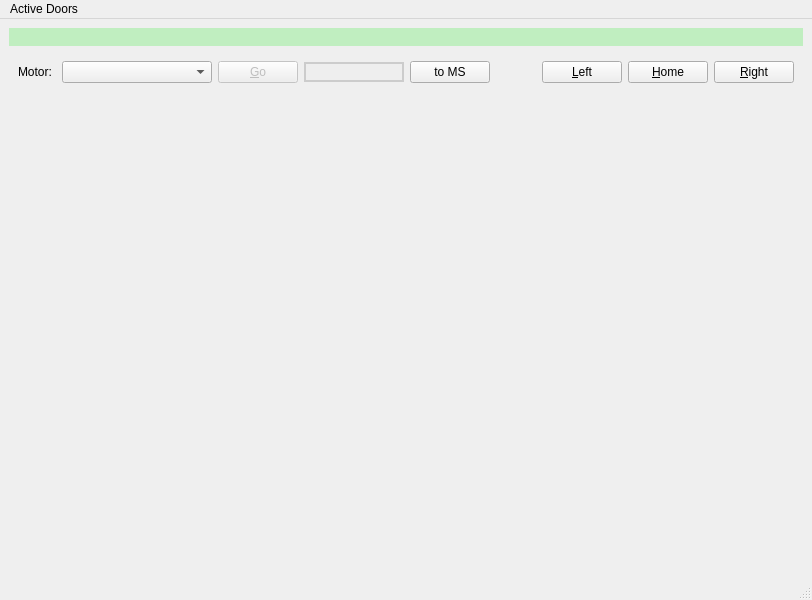
<?xml version="1.0" encoding="UTF-8"?>
<ui version="4.0">
 <class>MainWindow</class>
 <widget class="QMainWindow" name="MainWindow">
  <property name="geometry">
   <rect>
    <x>0</x>
    <y>0</y>
    <width>812</width>
    <height>600</height>
   </rect>
  </property>
  <property name="windowTitle">
   <string>ScanTracker</string>
  </property>
  <widget class="QWidget" name="centralwidget">
   <layout class="QGridLayout" name="gridLayout" rowstretch="0,0,50">
    <item row="1" column="0">
     <widget class="QWidget" name="control" native="true">
      <layout class="QGridLayout" name="gridLayout_4">
       <item row="1" column="5">
        <spacer name="horizontalSpacer">
         <property name="orientation">
          <enum>Qt::Horizontal</enum>
         </property>
         <property name="sizeHint" stdset="0">
          <size>
           <width>40</width>
           <height>20</height>
          </size>
         </property>
        </spacer>
       </item>
       <item row="1" column="1">
        <widget class="QComboBox" name="motor_selection">
         <property name="minimumSize">
          <size>
           <width>150</width>
           <height>0</height>
          </size>
         </property>
        </widget>
       </item>
       <item row="1" column="3">
        <widget class="QLineEdit" name="lbl_position">
         <property name="enabled">
          <bool>true</bool>
         </property>
         <property name="minimumSize">
          <size>
           <width>100</width>
           <height>0</height>
          </size>
         </property>
         <property name="maximumSize">
          <size>
           <width>100</width>
           <height>16777215</height>
          </size>
         </property>
         <property name="styleSheet">
          <string notr="true">QLineEdit {background-color: #eee; border: 2px solid #ccc;}</string>
         </property>
         <property name="text">
          <string/>
         </property>
         <property name="readOnly">
          <bool>true</bool>
         </property>
        </widget>
       </item>
       <item row="1" column="0">
        <widget class="QLabel" name="label">
         <property name="text">
          <string>Motor: </string>
         </property>
        </widget>
       </item>
       <item row="1" column="7">
        <widget class="QPushButton" name="stack_home">
         <property name="text">
          <string>&amp;Home</string>
         </property>
        </widget>
       </item>
       <item row="1" column="6">
        <widget class="QPushButton" name="stack_left">
         <property name="text">
          <string>&amp;Left</string>
         </property>
        </widget>
       </item>
       <item row="1" column="2">
        <widget class="QPushButton" name="go_position">
         <property name="enabled">
          <bool>false</bool>
         </property>
         <property name="text">
          <string>&amp;Go</string>
         </property>
        </widget>
       </item>
       <item row="1" column="8">
        <widget class="QPushButton" name="stack_right">
         <property name="text">
          <string>&amp;Right</string>
         </property>
        </widget>
       </item>
       <item row="1" column="4">
        <widget class="QPushButton" name="update_env">
         <property name="toolTip">
          <string>Pass position to Macro Server</string>
         </property>
         <property name="text">
          <string>to MS</string>
         </property>
        </widget>
       </item>
      </layout>
     </widget>
    </item>
    <item row="2" column="0">
     <widget class="QStackedWidget" name="graphs">
      <property name="currentIndex">
       <number>1</number>
      </property>
      <widget class="QWidget" name="scan_page">
       <layout class="QGridLayout" name="gridLayout_2"/>
      </widget>
      <widget class="QWidget" name="view_page">
       <layout class="QGridLayout" name="gridLayout_3"/>
      </widget>
     </widget>
    </item>
    <item row="0" column="0">
     <widget class="QWidget" name="motor_view" native="true">
      <property name="styleSheet">
       <string notr="true">QWidget#motor_view {background-color: #c0eec0}</string>
      </property>
      <layout class="QGridLayout" name="gridLayout_5"/>
     </widget>
    </item>
   </layout>
  </widget>
  <widget class="QMenuBar" name="menubar">
   <property name="geometry">
    <rect>
     <x>0</x>
     <y>0</y>
     <width>812</width>
     <height>26</height>
    </rect>
   </property>
   <widget class="QMenu" name="menuDoors">
    <property name="title">
     <string>Active Doors</string>
    </property>
   </widget>
   <addaction name="menuDoors"/>
  </widget>
  <widget class="QStatusBar" name="statusbar"/>
 </widget>
 <tabstops>
  <tabstop>motor_selection</tabstop>
  <tabstop>go_position</tabstop>
  <tabstop>lbl_position</tabstop>
  <tabstop>update_env</tabstop>
  <tabstop>stack_left</tabstop>
  <tabstop>stack_home</tabstop>
  <tabstop>stack_right</tabstop>
 </tabstops>
 <resources/>
 <connections>
  <connection>
   <sender>stack_right</sender>
   <signal>clicked()</signal>
   <receiver>MainWindow</receiver>
   <slot>action_right_stack()</slot>
   <hints>
    <hint type="sourcelabel">
     <x>781</x>
     <y>84</y>
    </hint>
    <hint type="destinationlabel">
     <x>689</x>
     <y>-13</y>
    </hint>
   </hints>
  </connection>
  <connection>
   <sender>stack_left</sender>
   <signal>clicked()</signal>
   <receiver>MainWindow</receiver>
   <slot>action_left_stack()</slot>
   <hints>
    <hint type="sourcelabel">
     <x>599</x>
     <y>95</y>
    </hint>
    <hint type="destinationlabel">
     <x>634</x>
     <y>-4</y>
    </hint>
   </hints>
  </connection>
  <connection>
   <sender>go_position</sender>
   <signal>clicked()</signal>
   <receiver>MainWindow</receiver>
   <slot>action_position()</slot>
   <hints>
    <hint type="sourcelabel">
     <x>239</x>
     <y>84</y>
    </hint>
    <hint type="destinationlabel">
     <x>254</x>
     <y>-12</y>
    </hint>
   </hints>
  </connection>
  <connection>
   <sender>stack_home</sender>
   <signal>clicked()</signal>
   <receiver>MainWindow</receiver>
   <slot>action_home_stack()</slot>
   <hints>
    <hint type="sourcelabel">
     <x>669</x>
     <y>73</y>
    </hint>
    <hint type="destinationlabel">
     <x>545</x>
     <y>-9</y>
    </hint>
   </hints>
  </connection>
  <connection>
   <sender>update_env</sender>
   <signal>clicked()</signal>
   <receiver>MainWindow</receiver>
   <slot>action_update_environment()</slot>
   <hints>
    <hint type="sourcelabel">
     <x>482</x>
     <y>86</y>
    </hint>
    <hint type="destinationlabel">
     <x>329</x>
     <y>-2</y>
    </hint>
   </hints>
  </connection>
 </connections>
 <slots>
  <slot>action_right_stack()</slot>
  <slot>action_left_stack()</slot>
  <slot>action_position()</slot>
  <slot>action_home_stack()</slot>
  <slot>action_update_environment()</slot>
 </slots>
</ui>
